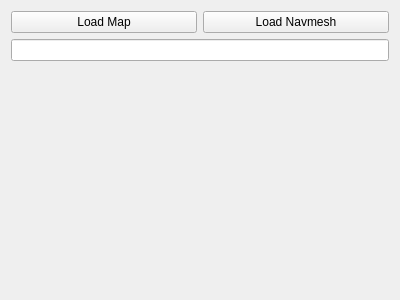
<?xml version="1.0" encoding="UTF-8"?>
<ui version="4.0">
 <class>NavmeshEditorWidget</class>
 <widget class="QWidget" name="NavmeshEditorWidget">
  <property name="geometry">
   <rect>
    <x>0</x>
    <y>0</y>
    <width>400</width>
    <height>300</height>
   </rect>
  </property>
  <property name="windowTitle">
   <string>Form</string>
  </property>
  <layout class="QVBoxLayout" name="verticalLayout_2">
   <item>
    <layout class="QVBoxLayout" name="verticalLayout">
     <item>
      <layout class="QHBoxLayout" name="horizontalLayout">
       <item>
        <widget class="QPushButton" name="button_load_map">
         <property name="text">
          <string>Load Map</string>
         </property>
        </widget>
       </item>
       <item>
        <widget class="QPushButton" name="button_load_navmesh">
         <property name="text">
          <string>Load Navmesh</string>
         </property>
        </widget>
       </item>
      </layout>
     </item>
    </layout>
   </item>
   <item>
    <widget class="QLineEdit" name="lineEdit_navmesh_output">
     <property name="readOnly">
      <bool>true</bool>
     </property>
    </widget>
   </item>
   <item>
    <spacer name="verticalSpacer">
     <property name="orientation">
      <enum>Qt::Vertical</enum>
     </property>
     <property name="sizeHint" stdset="0">
      <size>
       <width>20</width>
       <height>40</height>
      </size>
     </property>
    </spacer>
   </item>
  </layout>
 </widget>
 <resources/>
 <connections/>
</ui>
